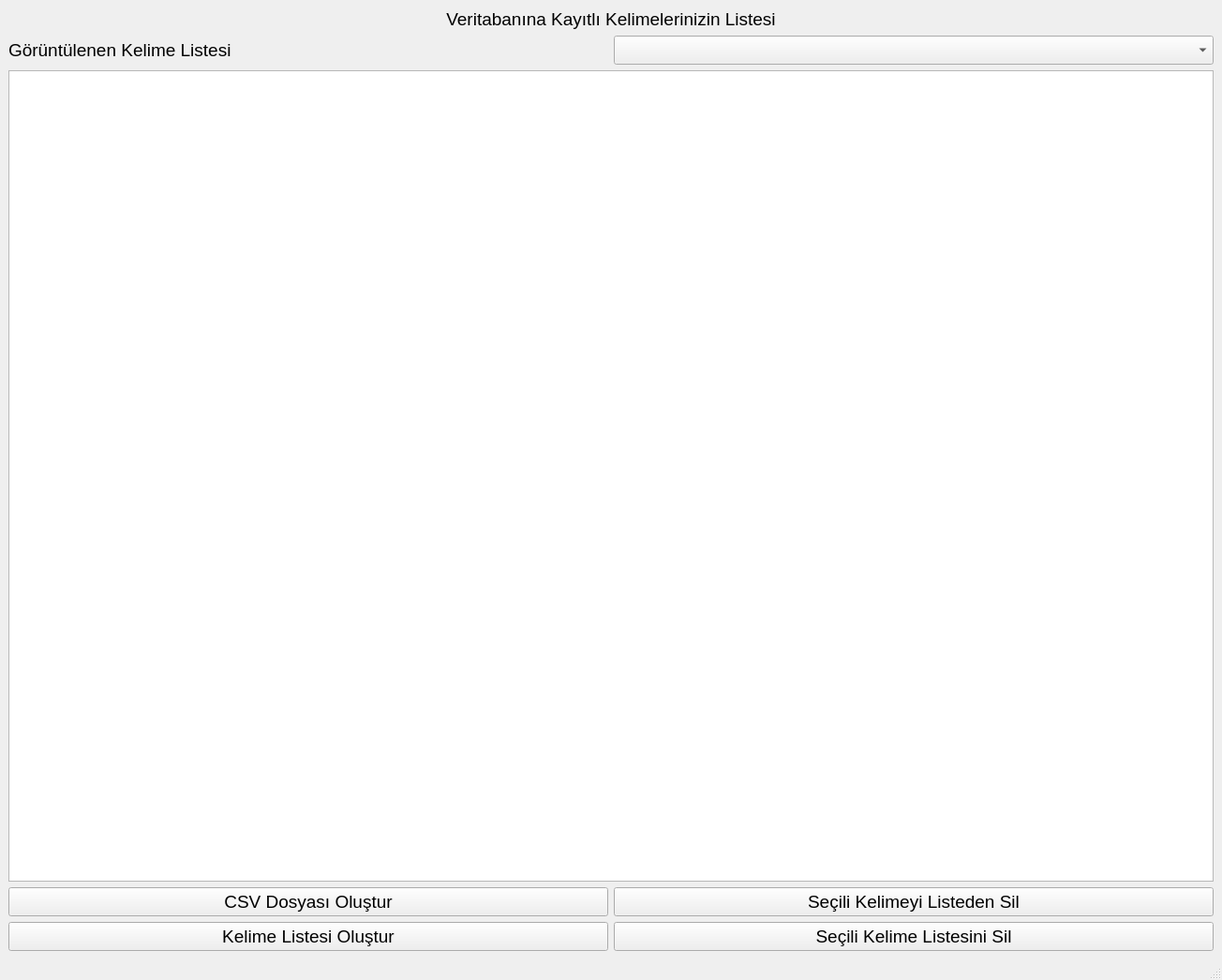
<?xml version="1.0" encoding="UTF-8"?>
<ui version="4.0">
 <class>MainWindow</class>
 <widget class="QMainWindow" name="MainWindow">
  <property name="geometry">
   <rect>
    <x>0</x>
    <y>0</y>
    <width>1304</width>
    <height>1046</height>
   </rect>
  </property>
  <property name="windowTitle">
   <string>Kelime Listesi Görme Ekranı</string>
  </property>
  <widget class="QWidget" name="centralwidget">
   <layout class="QGridLayout" name="gridLayout_2">
    <item row="0" column="0">
     <layout class="QVBoxLayout" name="verticalLayout">
      <item>
       <widget class="QLabel" name="label_2">
        <property name="font">
         <font>
          <pointsize>14</pointsize>
         </font>
        </property>
        <property name="layoutDirection">
         <enum>Qt::LeftToRight</enum>
        </property>
        <property name="text">
         <string>Veritabanına Kayıtlı Kelimelerinizin Listesi</string>
        </property>
        <property name="alignment">
         <set>Qt::AlignCenter</set>
        </property>
       </widget>
      </item>
      <item>
       <layout class="QHBoxLayout" name="horizontalLayout">
        <item>
         <widget class="QLabel" name="label">
          <property name="font">
           <font>
            <pointsize>14</pointsize>
           </font>
          </property>
          <property name="text">
           <string>Görüntülenen Kelime Listesi</string>
          </property>
         </widget>
        </item>
        <item>
         <widget class="QComboBox" name="comboBox_database_list">
          <property name="font">
           <font>
            <pointsize>14</pointsize>
           </font>
          </property>
         </widget>
        </item>
       </layout>
      </item>
      <item>
       <widget class="QTableWidget" name="word_list"/>
      </item>
      <item>
       <layout class="QGridLayout" name="gridLayout">
        <item row="0" column="0" colspan="2">
         <layout class="QHBoxLayout" name="horizontalLayout_2">
          <item>
           <widget class="QPushButton" name="button_create_csv">
            <property name="font">
             <font>
              <pointsize>14</pointsize>
             </font>
            </property>
            <property name="text">
             <string>CSV Dosyası Oluştur</string>
            </property>
           </widget>
          </item>
          <item>
           <widget class="QPushButton" name="button_delete_word">
            <property name="font">
             <font>
              <pointsize>14</pointsize>
             </font>
            </property>
            <property name="text">
             <string>Seçili Kelimeyi Listeden Sil</string>
            </property>
           </widget>
          </item>
         </layout>
        </item>
        <item row="1" column="0">
         <widget class="QPushButton" name="button_create_word_list">
          <property name="font">
           <font>
            <pointsize>14</pointsize>
           </font>
          </property>
          <property name="text">
           <string>Kelime Listesi Oluştur</string>
          </property>
         </widget>
        </item>
        <item row="1" column="1">
         <widget class="QPushButton" name="button_delete_word_list">
          <property name="font">
           <font>
            <pointsize>14</pointsize>
           </font>
          </property>
          <property name="text">
           <string>Seçili Kelime Listesini Sil</string>
          </property>
         </widget>
        </item>
       </layout>
      </item>
     </layout>
    </item>
   </layout>
  </widget>
  <widget class="QMenuBar" name="menubar">
   <property name="geometry">
    <rect>
     <x>0</x>
     <y>0</y>
     <width>1304</width>
     <height>31</height>
    </rect>
   </property>
  </widget>
  <widget class="QStatusBar" name="statusbar"/>
 </widget>
 <resources/>
 <connections/>
</ui>
